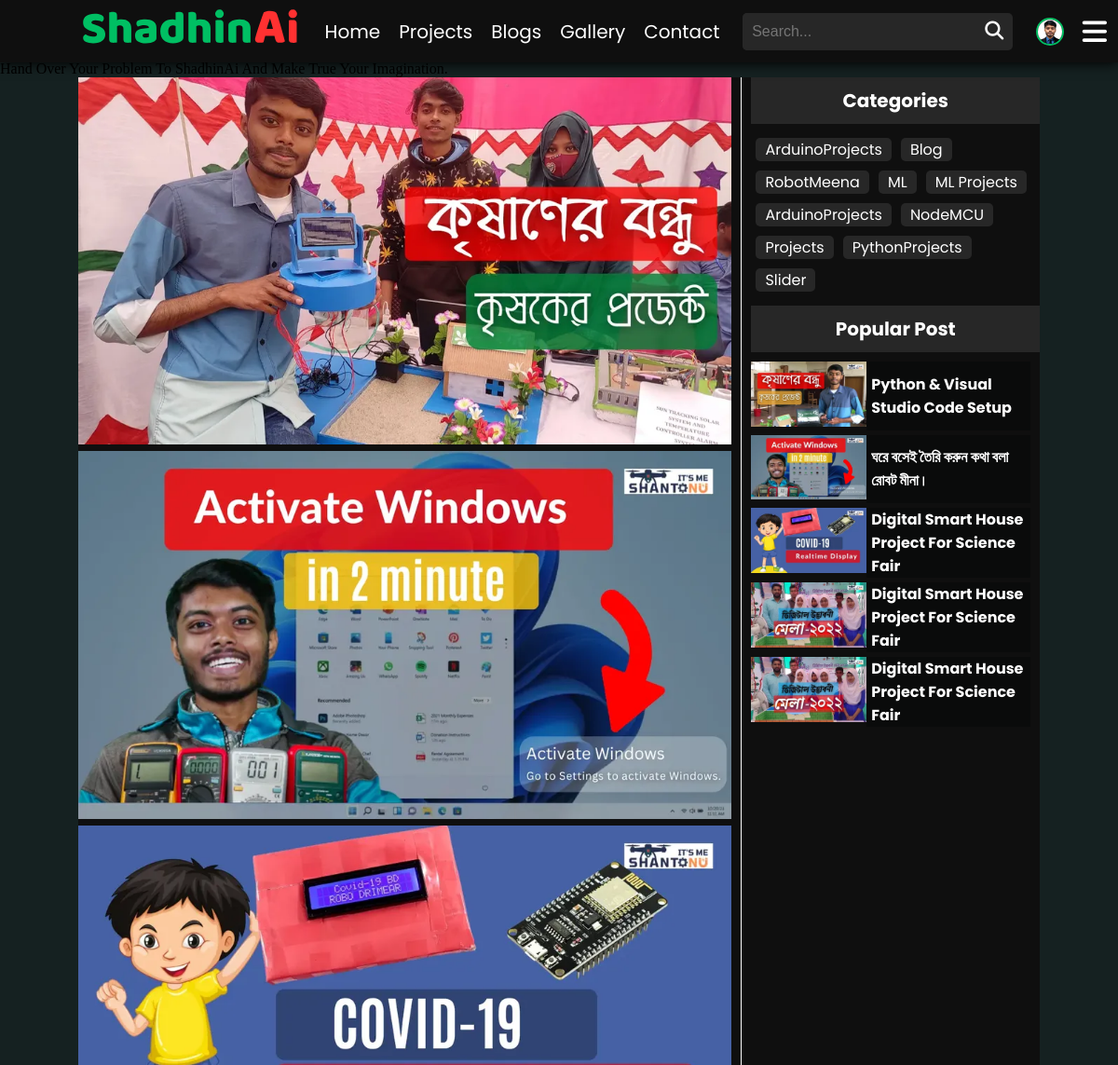
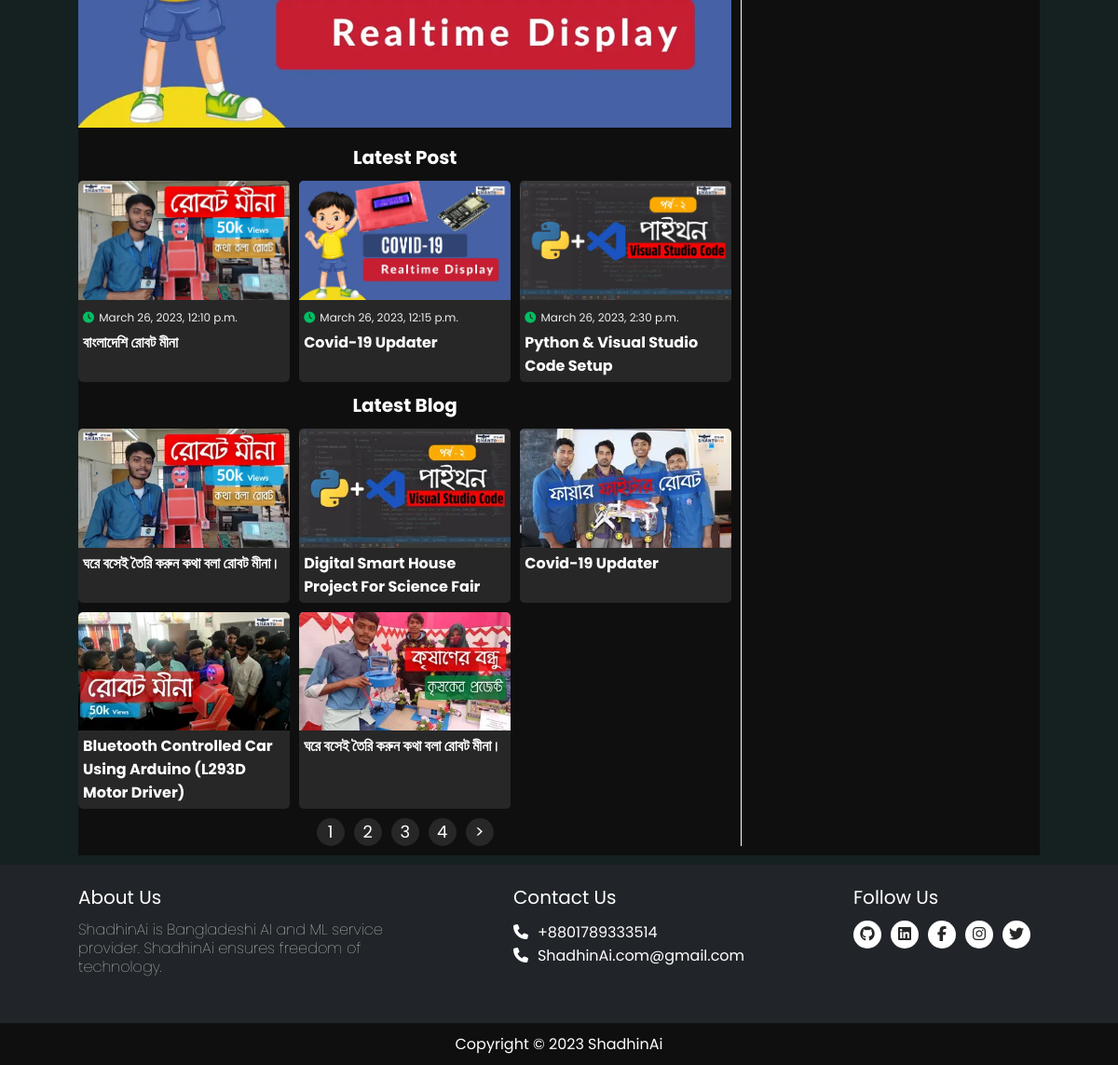
The page / on the database its author committed (2 pictures, top to bottom).
### blog/models.py (models this page shows, shortened)
class Slider(models.Model):
    id = models.AutoField(primary_key= True)
    image = models.ImageField(upload_to= 'slider/')
    title = models.CharField(max_length= 100)
    destination_link = models.TextField(default= '#')
    alt_data = models.CharField(max_length= 200)
    post_date = models.DateTimeField(auto_now_add= True, null= True)

class Post(models.Model):
    post_id = models.AutoField(primary_key= True)
    post_thumbnail = models.ImageField(upload_to= 'posts/')
    post_title = models.CharField(max_length= 200)
    post_url = models.CharField(max_length= 200, unique= True)
    post_short_description = models.CharField(max_length= 200)
    post_description = models.TextField()
    post_date = models.DateTimeField(auto_now_add= True)
    post_keyword = models.TextField()
    post_Schema = models.TextField(default='')

### blog/views.py (the view)
# urls.py: path("", home , name= 'home'),
def home(request):
    sliders = Slider.objects.all()
    posts = Post.objects.all()
    data = {
        'sliders' : sliders,
        'posts' : posts,
    }
    return render(request, 'home.html', data)

### template/home.html (shortened to what this page needs)
{% extends 'base.html' %}
{% block scrolling_text %}
<div class="header-padding scrolling-text">
    <p>
        <marquee>Hand Over Your Problem To ShadhinAi And Make True Your Imagination.</marquee>
    </p>
</div>
{% endblock scrolling_text %}
{% block main_content %}
{% include 'slider.html' %}
{% include 'latestPost.html' %}
{% endblock main_content %}

### template/slider.html (shortened to what this page needs)
<div class="swiper mySwiper home-slider">
    <div class="swiper-wrapper wrapper">
        {% for slide in sliders %}
        <div class="swiper-slide slide">
            <div class="image">
                <a href="{{slide.destination_link}}">
                    <img src="/media/{{slide.image}}" alt="{{slide.alt_data}}">
                </a>
            </div>
        </div>
        {% endfor %}
    </div>
</div>

### template/latestPost.html
<div class="main-post">
    <h2>Latest Post</h2>
    <div class="main-post-carts">
        {% for post in posts %}
        <div class="main-post-cart">
            <div class="photo"><img src="/media/{{post.post_thumbnail}}" alt="{{post.post_title}}"></div>
            <div class="post-date-time">
                <small>
                    <i class="fa-solid fa-clock"></i>
                    {{post.post_date}}
                </small>
            </div>
            <div class="post-title">
                <h3>{{post.post_title |truncatewords:10}}</h3>
            </div>
        </div>
        {% endfor %}
    </div>
    <h2>Latest Blog</h2>
    <div class="main-post-carts">
        <div class="main-post-cart">
            <div class="photo"><img src="/media/BlogPost/medium/7.webp" alt="" loading="lazy"></div>
            <div class="post-title">
                <h3>ঘরে বসেই তৈরি করুন কথা বলা রোবট মীনা।</h3>
            </div>
        </div>
        <div class="main-post-cart">
            <div class="photo"><img src="/media/BlogPost/medium/8.webp" alt="" loading="lazy"></div>
            <div class="post-title">
                <h3>Digital Smart House Project For Science Fair</h3>
            </div>
        </div>
        <div class="main-post-cart">
            <div class="photo"><img src="/media/BlogPost/medium/9.webp" alt=""
                    loading="lazy"></div>
            <div class="post-title">
                <h3>Covid-19 Updater</h3>
            </div>
        </div>
        <div class="main-post-cart">
            <div class="photo"><img src="/media/BlogPost/medium/10.webp" alt=""
                    loading="lazy"></div>
            <div class="post-title">
                <h3>Bluetooth Controlled Car Using Arduino (L293D Motor Driver)</h3>
            </div>
        </div>
        <div class="main-post-cart">
            <div class="photo"><img src="/media/BlogPost/medium/1.webp" alt=""
                    loading="lazy"></div>
            <div class="post-title">
                <h3>ঘরে বসেই তৈরি করুন কথা বলা রোবট মীনা।</h3>
            </div>
        </div>
    </div>
    <div class="page-number">
        <ul>
            <li><a href="#">1</a></li>
            <li><a href="#">2</a></li>
            <li><a href="#">3</a></li>
            <li><a href="#">4</a></li>
            <li><a href="#">></a></li>
        </ul>
    </div>
</div>

### blog/static/css/style.css (style rules this page uses)
:root { --green: #00BF63; --greenLight: #9eeebf; --black: #192a56; --light-color: #666; --box-shadow: 0px 1px 13px black; --white: #fff; --gray: #eee; --body-color: #152121; --header-color: #0F0F0F; --gray-light: #272727; --red: #FF3131; --cart-background-color: #0A0B0B; --footer-color: #212529; --facebook-color: #2374E1; }
* { margin: 0; padding: 0; box-sizing: border-box; }
body { max-width: 1533px; margin: auto; background: var(--body-color); }
ul { list-style: none; }
a { text-decoration: none; }
img { width: 100%; }
h1, h2, h3, h4, p, a, label, span, small { color: white; font-family: 'Poppins', sans-serif; }
.header-padding { margin-top: 65px; }

### template/home.html (style rules this page uses)
.main-post h2 { padding: 10px 0; font-size: 20px; text-align: center; }
.main-post-carts { display: grid; grid-template-columns: 1fr 1fr 1fr; grid-gap: 10px; }
.main-post-cart { background: var(--gray-light); border-radius: 5px; overflow: hidden; }
.main-post-cart .post-title h3 { font-size: 16px; padding: 0 5px 5px 5px; }
.post-date-time { padding: 5px; }
.post-date-time small { font-size: 12px; color: var(--gray); }
.post-date-time small i { color: var(--green); margin-right: 2px; }
.page-number { margin-top: 10px; }
.page-number ul { display: flex; align-items: center; justify-content: center; }
.page-number ul li a { display: block; margin: 0 5px; height: 30px; line-height: 30px; width: 30px; background: var(--gray-light); text-align: center; font-size: 18px; border-radius: 50%; }

### rows shown on the page
Slider: image (picture)
Slider: image (picture)
Slider: image (picture)
Post: post_thumbnail (picture), post_date "March 26, 2023, 12:10 p.m.", post_title "বাংলাদেশি রোবট মীনা"
Post: post_thumbnail (picture), post_date "March 26, 2023, 12:15 p.m.", post_title "Covid-19 Updater"
Post: post_thumbnail (picture), post_date "March 26, 2023, 2:30 p.m.", post_title "Python & Visual Studio Code Setup"
